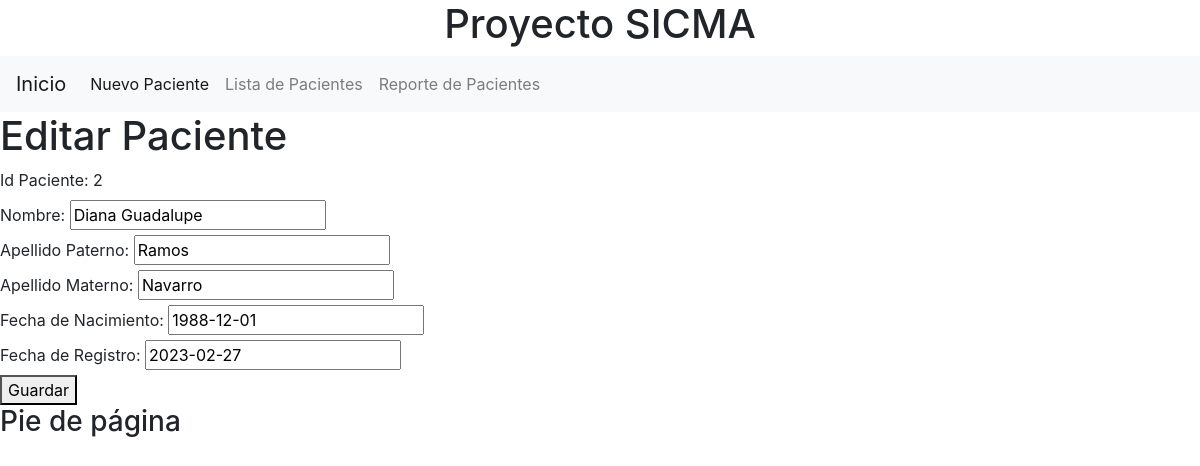
Screenshot of /editar_paciente/2 with the database file from the repository.
### Aplicaciones/pacientes/models.py (models this page shows, shortened)
class Paciente(models.Model):
    id_paciente = models.AutoField(primary_key=True)
    nombre = models.CharField(max_length=30)
    apellido1 = models.CharField(max_length=30)
    apellido2 = models.CharField(max_length=30)
    fecha_nac = models.CharField(max_length=30)
    fecha_reg = models.CharField(max_length=30)

### Aplicaciones/pacientes/views.py (the view)
# urls.py: path('editar_paciente/<id_paciente>', views.editar_paciente, name='editar_paciente'),
def editar_paciente(request, id_paciente):
    paciente = Paciente.objects.get(id_paciente=id_paciente)
    return render(request, 'editar_paciente.html', {'paciente': paciente})

### Aplicaciones/pacientes/templates/editar_paciente.html (shortened to what this page needs)
{% extends 'base.html' %}
{% block content %}
    <h1>Editar Paciente</h1>
    <form action="/edicion_paciente/" method="POST">
        <div>
            <label for="id_paciente">Id Paciente: </label>
            <label for="">{{ paciente.id_paciente }}</label>
        </div>
        <div>
            <label for="nombre">Nombre: </label>
            <input type="text" name="nombre" value="{{ paciente.nombre }}">
        </div>
        <div>
            <label for="apellido1">Apellido Paterno: </label>
            <input type="text" name="apellido1" value="{{ paciente.apellido1 }}">
        </div>
        <div>
            <label for="apellido2">Apellido Materno: </label>
            <input type="text" name="apellido2" value="{{ paciente.apellido2 }}">
        </div>
        <div>
            <label for="fecha_nac">Fecha de Nacimiento: </label>
            <input type="text" name="fecha_nac" value="{{ paciente.fecha_nac }}">
        </div>
        <div>
            <label for="fecha_reg">Fecha de Registro: </label>
            <input type="text" name="fecha_reg" value="{{ paciente.fecha_reg }}">
        </div>
        <button type="submit">Guardar</button>
    </form>
{% endblock %}

### rows the page displays
Paciente: id_paciente "2", nombre "Diana Guadalupe", apellido1 "Ramos", apellido2 "Navarro", fecha_nac "1988-12-01", fecha_reg "2023-02-27"
